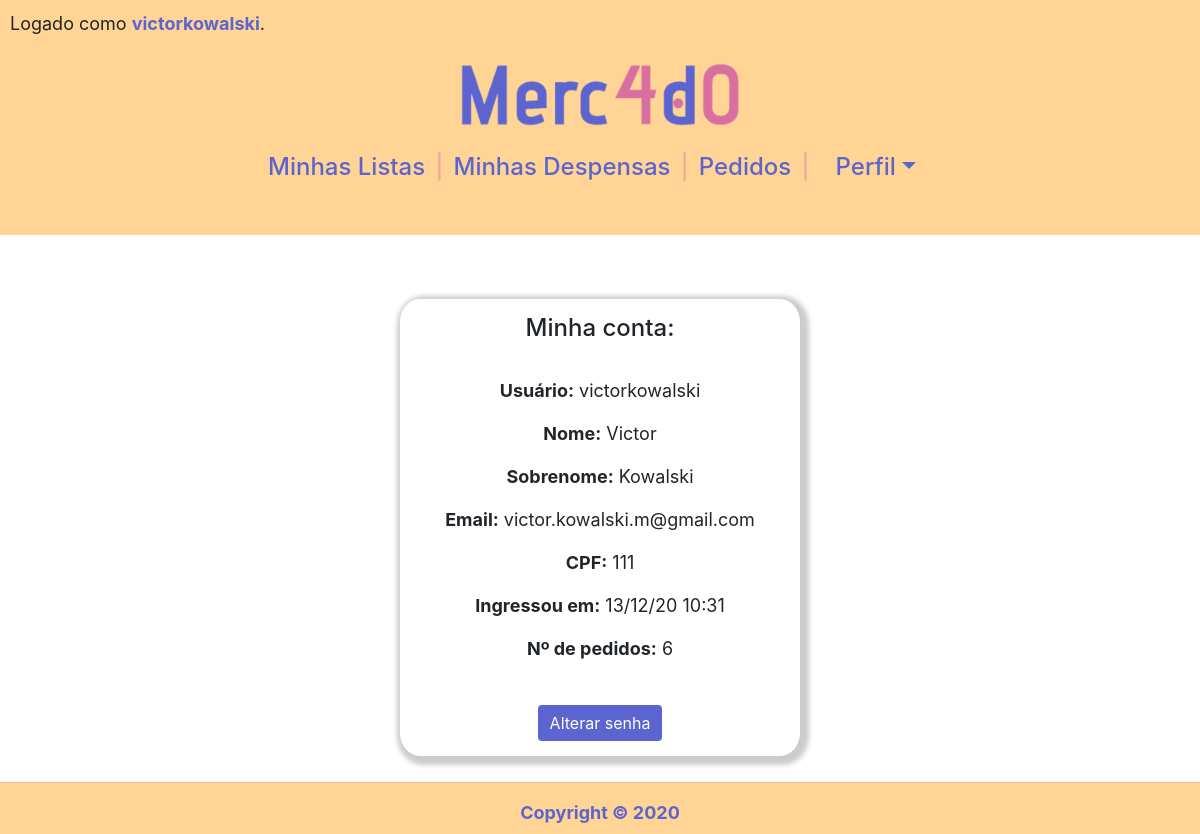
The app's page /conta (signed in), older data.
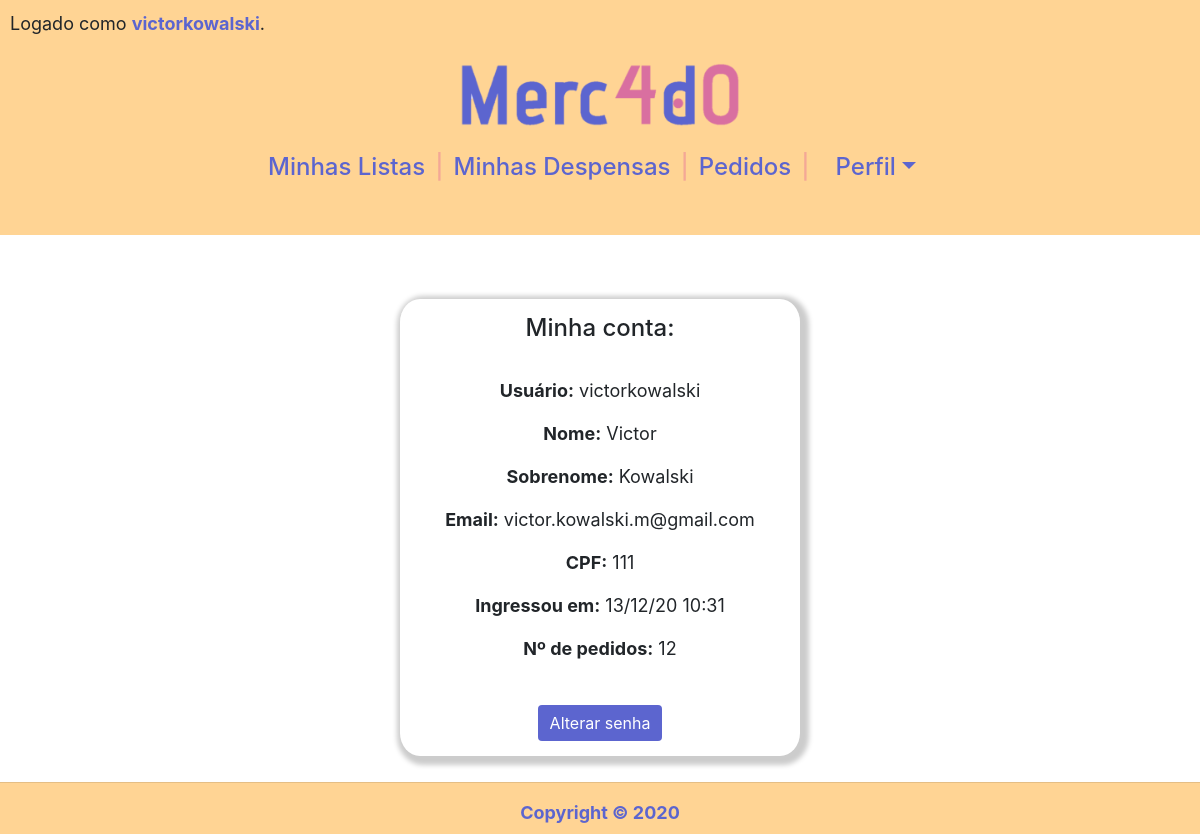
The same page, newer data.
### compras/models.py (models this page shows, shortened)
class Usuario(AbstractUser):
    cpf = models.CharField(max_length=11)

### compras/views.py (the view)
# urls.py: path("conta", views.conta, name="conta"),
@login_required(login_url='login')
def conta(request):
    return render(request, 'compras/conta.html')

### compras/templates/compras/conta.html
{% extends "compras/layout.html" %}
{% block body %}
<div class='center_box'>
    <div class="box_padrao">
        <h4>Minha conta:</h4>
        <br>
        <p><b>Usuário:</b> {{ user.username }}</p>
        <p><b>Nome:</b> {{ user.first_name }}</p>
        <p><b>Sobrenome:</b> {{ user.last_name }}</p>
        <p><b>Email:</b> {{ user.email }}</p>
        <p><b>CPF:</b> {{ user.cpf }}</p>
        <p><b>Ingressou em:</b> {{ user.date_joined|date:"d/m/y H:i" }}</p>
        <p><b>Nº de pedidos:</b> {{ user.historicos.count }}</p>
        <br>
        <a href="{% url 'senha' %}">
            <button type="button" class="btn btn-primary">Alterar senha</button>
        </a>
    </div>
</div>
{% endblock %}

### compras/templates/compras/layout.html (shortened to what this page needs)
{% load static %}
<!DOCTYPE html>
<html lang="en">
<head>
    <link rel="stylesheet" href="https://cdn.jsdelivr.net/npm/bootstrap@4.5.3/dist/css/bootstrap.min.css">
    <link rel="stylesheet" href="{% static 'compras/styles.css' %}">
    <link rel="stylesheet" href="https://cdn.jsdelivr.net/npm/bootstrap-select@1.13.14/dist/css/bootstrap-select.min.css">
</head>
<body>
    <main>
        <header>
        <section>
            {% if user.is_authenticated %}
            <p>Logado como <a id="username" href="{% url 'conta' %}">{{ user.username }}</a>.</p>
            {% else %}
            <p style="color:transparent;">eduardo</p>
            {% endif %}
        </section>
        <h1><a href="{% url 'index' %}"> <img src="{%  static 'compras/LogoMerc4d0.png' %}" id="LogoMerc4d0"></a></h1>
        <h4>
            <nav id=navegacao-principal>
                <ul>
                    {% if not user.is_authenticated %}
                    <li><a href="{% url 'login' %}">Login</a></li>
                    <span>|</span>
                    <li><a href="{% url 'registrar' %}">Registrar-se</a></li>
                    {% else %}
                    <li><a href="{% url 'index' %}">Minhas Listas</a></li>
                    <span>|</span>
                    <li><a href="{% url 'acompanhamentos' %}">Minhas Despensas</a></li>
                    <span>|</span>
                    <li><a href="{% url 'pedidos' %}">Pedidos</a></li>
                    <span>|</span>
                    <li class="nav-item dropdown">
                        <a class="nav-link dropdown-toggle" data-toggle="dropdown" role="button" aria-expanded="false">Perfil</a>
                    </li>
                    {% endif %}
                </ul>
            </nav>
        </h4>
        <br>
        </header>
        <br>
        <br>
        <div class="conteudo">
        {% block body %}
        {% endblock %}
        </div>
    </main>
    <footer >
        <hr>
        Copyright &copy; 2020
    </footer>
</body>
</html>

Row changes from the older to the newer data that the page shows:
changed Usuario "victorkowalski": historicos.count "6" → "12"
